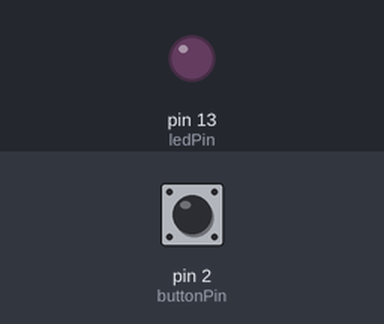
A sketch run on a simulated Arduino Uno, built with avr-gcc and run on an emulated ATmega328P. Shown: output pins drawn as LEDs (lit = HIGH). The inputs (shaded band) are chosen by the test bench; at power-on: pin 2 (buttonPin) HIGH.

Above: at 1.2 s.
1.3 s: pin 2 (buttonPin) pulled LOW for 0.15 s
At 2.5 s:
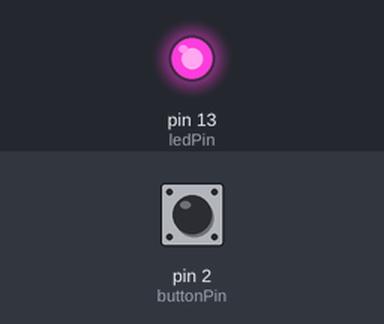
2.9 s: pin 2 (buttonPin) pulled LOW for 1 s
At 3.7 s:
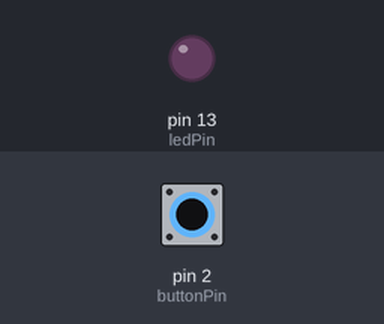
5.4 s: pin 2 (buttonPin) pulled LOW for 3.2 s
At 6.8 s:
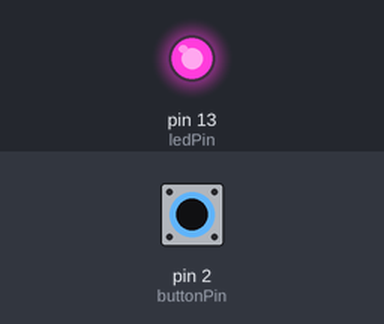
Timing chart, 0 to 8.4 s (numbered marks = the images above; inputs shaded):
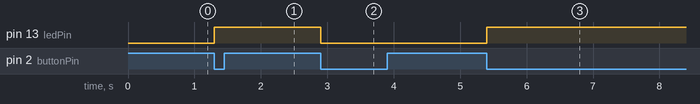

The sketch:

sketch.ino
```cpp
const int buttonPin = 2;  // زر التبديل
const int ledPin = 13;     // الليد

bool ledState = LOW;  // حالة الليد الأولية
bool lastButtonState = HIGH; // حالة الزر السابقة
bool currentButtonState;

void setup() {
  pinMode(buttonPin, INPUT_PULLUP); // تفعيل المقاومة الداخلية للزر
  pinMode(ledPin, OUTPUT);          // ضبط الليد كمخرج
}

void loop() {
  currentButtonState = digitalRead(buttonPin); // قراءة حالة الزر

  // التحقق من الضغط (انتقال من HIGH إلى LOW)
  if (lastButtonState == HIGH && currentButtonState == LOW) {
    ledState = !ledState;             // تبديل حالة الليد
    digitalWrite(ledPin, ledState);   // تشغيل أو إطفاء الليد
  }

  lastButtonState = currentButtonState; // حفظ الحالة الأخيرة للزر
}
```

Measured:
- after the input at 1.3 s, pin 13 (ledPin): LOW → HIGH at once
- after the input at 2.9 s, pin 13 (ledPin): HIGH → LOW at once
- after the input at 5.4 s, pin 13 (ledPin): LOW → HIGH at once
